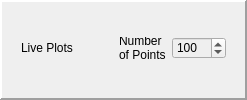
       <widget class="QFrame" name="FRAME_PLOTS">
        <property name="styleSheet">
         <string notr="true">background-color: rgba(239,239,239,1)</string>
        </property>
        <property name="frameShape">
         <enum>QFrame::Panel</enum>
        </property>
        <property name="frameShadow">
         <enum>QFrame::Raised</enum>
        </property>
        <property name="lineWidth">
         <number>2</number>
        </property>
        <layout class="QGridLayout" name="PLOTGRID">
         <property name="sizeConstraint">
          <enum>QLayout::SetDefaultConstraint</enum>
         </property>
         <property name="leftMargin">
          <number>10</number>
         </property>
         <property name="topMargin">
          <number>10</number>
         </property>
         <property name="rightMargin">
          <number>10</number>
         </property>
         <property name="bottomMargin">
          <number>10</number>
         </property>
         <property name="verticalSpacing">
          <number>15</number>
         </property>
         <item row="2" column="0">
          <layout class="QVBoxLayout" name="layout_plots">
           <property name="sizeConstraint">
            <enum>QLayout::SetDefaultConstraint</enum>
           </property>
           <property name="leftMargin">
            <number>2</number>
           </property>
           <property name="topMargin">
            <number>2</number>
           </property>
           <property name="rightMargin">
            <number>2</number>
           </property>
           <property name="bottomMargin">
            <number>2</number>
           </property>
          </layout>
         </item>
         <item row="0" column="0">
          <widget class="QFrame" name="horizontalFrame">
           <property name="maximumSize">
            <size>
             <width>16777215</width>
             <height>40</height>
            </size>
           </property>
           <layout class="QHBoxLayout" name="layout_plot_header">
            <property name="sizeConstraint">
             <enum>QLayout::SetDefaultConstraint</enum>
            </property>
            <item>
             <widget class="QLabel" name="label_plots">
              <property name="maximumSize">
               <size>
                <width>16777215</width>
                <height>30</height>
               </size>
              </property>
              <property name="text">
               <string>Live Plots</string>
              </property>
             </widget>
            </item>
            <item>
             <spacer name="horizontalSpacer">
              <property name="orientation">
               <enum>Qt::Horizontal</enum>
              </property>
              <property name="sizeHint" stdset="0">
               <size>
                <width>40</width>
                <height>20</height>
               </size>
              </property>
             </spacer>
            </item>
            <item>
             <widget class="QLabel" name="label_n_points">
              <property name="maximumSize">
               <size>
                <width>16777215</width>
                <height>30</height>
               </size>
              </property>
              <property name="text">
               <string>Number
of Points</string>
              </property>
             </widget>
            </item>
            <item>
             <widget class="QSpinBox" name="spin_number_of_points">
              <property name="maximumSize">
               <size>
                <width>16777215</width>
                <height>30</height>
               </size>
              </property>
              <property name="minimum">
               <number>10</number>
              </property>
              <property name="maximum">
               <number>1000</number>
              </property>
              <property name="singleStep">
               <number>10</number>
              </property>
              <property name="value">
               <number>100</number>
              </property>
             </widget>
            </item>
           </layout>
          </widget>
         </item>
        </layout>
       </widget>
